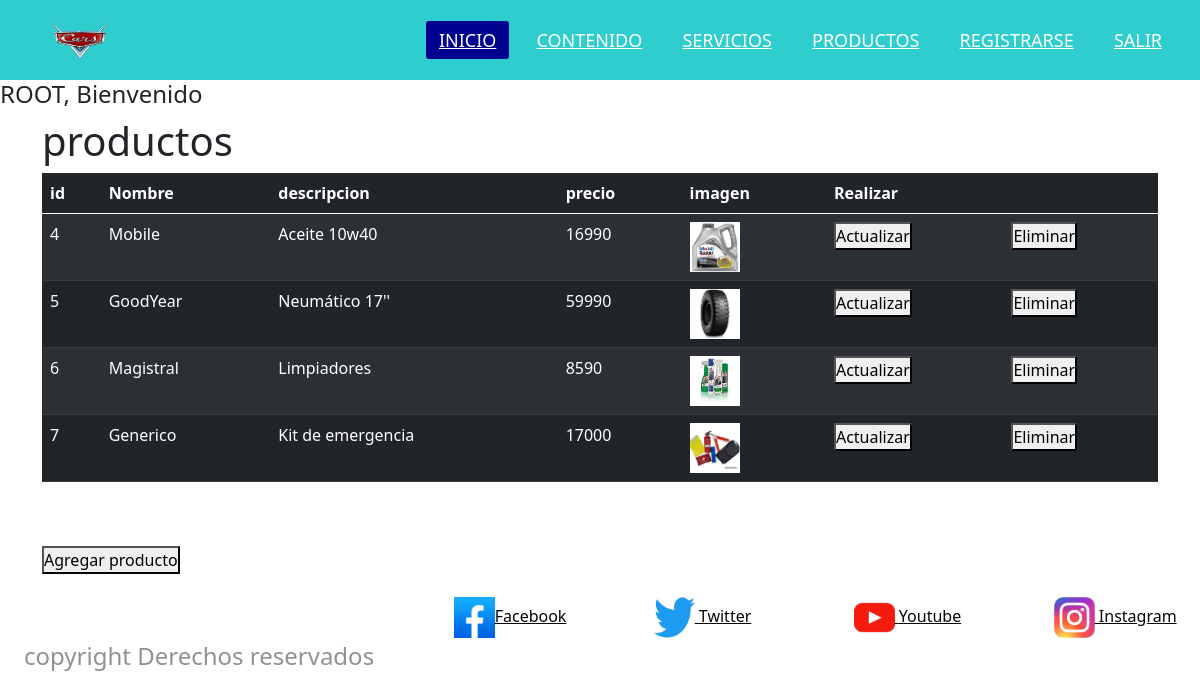
The page /productos/ (signed in) on the database its author committed.
### app_orell_alexander/models.py (models this page shows)
class Producto(models.Model):
    nombre=models.CharField(max_length=50)
    descripcion=models.CharField(max_length=50)
    precio=models.CharField(max_length=50)
    imagen=models.ImageField(upload_to="productos",null=True)

### app_orell_alexander/views.py (the view)
# urls.py: path('productos/', views.productos, name="productos"),
@login_required
def productos (request):
    prod=Producto.objects.all()
    return render(request, 'app_orell_alexander/productos.html',{'prod':prod})

### app_orell_alexander/templates/app_orell_alexander/productos.html (shortened to what this page needs)
{% extends 'app_orell_alexander/base.html' %}
{% block content %}
{% load static %}
<link rel="stylesheet" href="{% static 'app_orell_alexander/css/estiloproductos.css'%}" type="text/css" media="all" />
{% if request.user.is_authenticated %}
<h4>
    {{ user.username | upper }}, Bienvenido
    </h4>
{% endif %}
{% if request.user.is_staff %}
<div class="container">
    <h1>productos</h1>
    <table class="table table-dark table-striped">
        <thead>
                <th>id</th>
                <th>Nombre</th>
                <th>descripcion</th>
                <th>precio</th>
                <th>imagen</th>
                <th colspan="2" id="min">Realizar</th>
        </thead>
        {% for x in prod %}
        <tr>
            <td>{{x.id}}</td>
            <td>{{x.nombre}}</td>
            <td>{{x.descripcion}}</td>
            <td>{{x.precio}}</td>
            <td> <img src="{{ x.imagen.url }}" width="50" height="50"> </td>
            <td><a href="actualizar/{{x.id}}"><button>Actualizar</button></a>
            </td>
            <td><a href="eliminar/{{x.id}}"><button>Eliminar</button></a>
            </td>
        </tr>
        {% endfor %}
    </table>
    <br><br>
    <a href="{% url 'agregar' %}"><button id="new3">Agregar producto</button></a>
  </div>
{% endif %}
{% endblock %}

### app_orell_alexander/templates/app_orell_alexander/base.html (shortened to what this page needs)
<!DOCTYPE html>
<html lang="en">
<head>
    <link href="https://cdn.jsdelivr.net/npm/bootstrap@5.0.2/dist/css/bootstrap.min.css" rel="stylesheet">
    <link href="https://cdnjs.cloudflare.com/ajax/libs/font-awesome/5.13.0/css/all.min.css" rel="stylesheet">
    <link href="https://cdn.jsdelivr.net/npm/bootstrap@5.3.0-alpha2/dist/css/bootstrap.min.css" rel="stylesheet">
  </head>
<body>
    {% load static %}
  <nav>
    <a href="#" class="enlace">
        <img src="{% static 'app_orell_alexander/img/logo.jpg' %}" alt="" class="logo">
    </a>
    <ul>
        <li><a class="active" href="{% url 'index' %}">Inicio</a></li>
        <li><a href="{% url 'contenido' %}">Contenido</a></li>
        <li><a href="{% url 'servicios' %}">Servicios</a></li>
        <li><a href="{% url 'productos' %}">Productos</a></li>
        <li><a href="{% url 'register' %}">Registrarse</a></li>
        {% if request.user.is_authenticated %}
        <li><a href="{% url 'logout' %}"> Salir</a></li>
        {% else %}
        <li><a href="{% url 'login' %}"> Ingresar</a></li>
        {%endif%}
    </ul>
</nav>
    {% block content %}
    {% endblock %}
    <footer class="footer">
        <ul>
          <li><a href="https://www.instagram.com"><img src="{% static 'app_orell_alexander/img/logoinstagram.jpeg' %}" height="41" width="41" > Instagram</a> </li>
          <li><a href="https://www.youtube.com"><img src="{% static 'app_orell_alexander/img/iconoyoutube.png' %}" height="41" width="41"> Youtube</a></li>
          <li><a href="https://www.twitter.com"><img src="{% static 'app_orell_alexander/img/logotwitter.png' %}" height="41" width="41"> Twitter</a></li>
          <li><a href="https://www.facebook.com"><img src="{% static 'app_orell_alexander/img/logofacebook.jpeg' %}" height="41" width="41">Facebook</a></li>
        </ul>
        <p>copyright Derechos reservados</p>
      </footer>
</body>
</html>

### app_orell_alexander/static/app_orell_alexander/css/estiloproductos.css (style rules this page uses)
* { padding: 0; margin: 0; text-decoration: none; list-style: none; box-sizing: border-box; }
nav { background: #2fcdcd; height: 80px; width: 100%; }
.enlace { position: absolute; padding: 20px 50px; }
.logo { height: 40px; }
nav ul { float: right; margin-right: 20px; }
nav ul li { display: inline-block; line-height: 80px; margin: 0 5px; }
nav ul li a { color: #fff; font-size: 18px; padding: 7px 13px; border-radius: 3px; text-transform: uppercase; }
li a.active, li a:hover { background: #000090; transition: .5s; }
footer { min-width: 200px; width: 100%; height: 100px; display: inline-table; bottom:0; left:0; }
footer li { min-width: 200px; padding-left: 2%; font-weight: 300; color: rgb(145, 145, 145); display: inline; }
footer p { min-width: 200px; font-size: 24px; padding-left: 2%; font-weight: 300; color: rgb(145, 145, 145); float: left; padding-top: 2%; }
footer li a { min-width: 200px; padding-left: 5%; padding-right: 2%; float: right; padding-top: 2%; color:rgb(7, 6, 6); }

### rows shown on the page
Producto: id "4", nombre "Mobile", descripcion "Aceite 10w40", precio "16990", imagen (picture)
Producto: id "5", nombre "GoodYear", descripcion "Neumático 17''", precio "59990", imagen (picture)
Producto: id "6", nombre "Magistral", descripcion "Limpiadores", precio "8590", imagen (picture)
Producto: id "7", nombre "Generico", descripcion "Kit de emergencia", precio "17000", imagen (picture)

### other values the page prints
{{ user.username | upper }} "ROOT"
